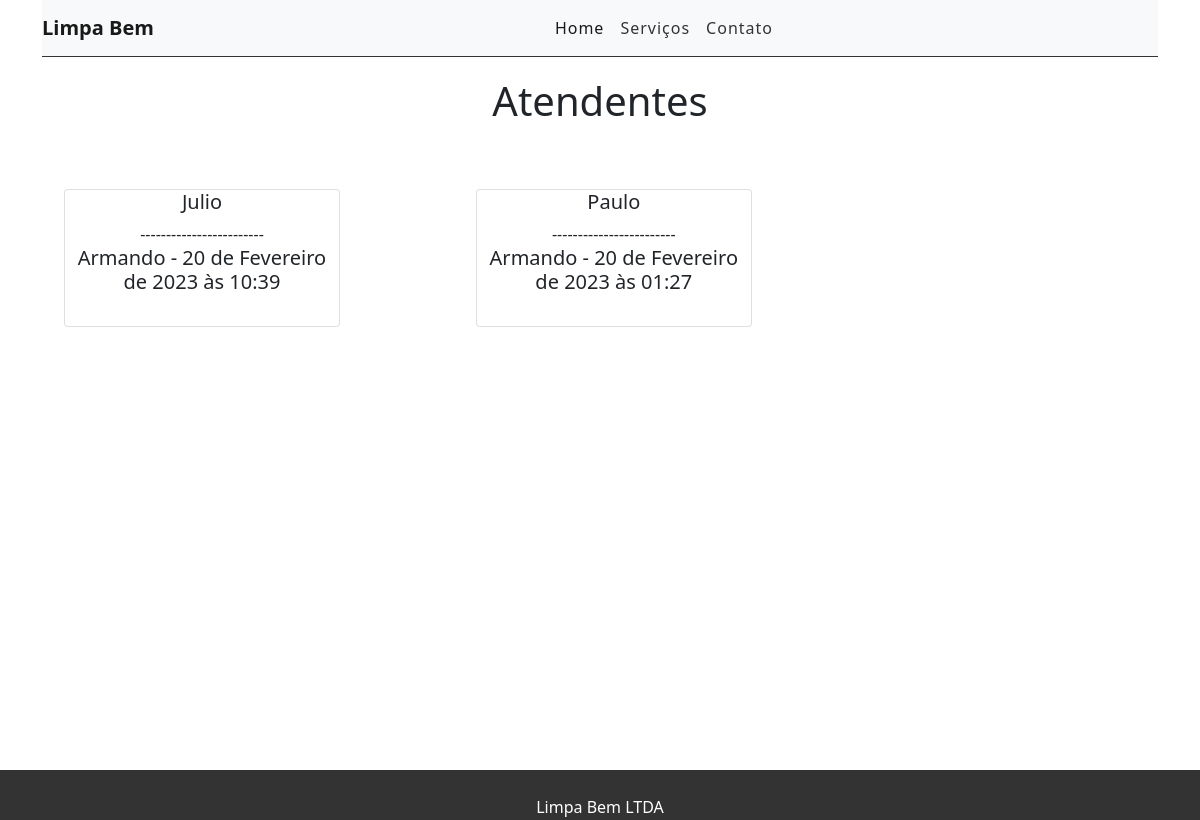
Page /funcionario/ver-atendentes/ on the committed database.
### atendimentos/models.py (models this page shows, shortened)
class Atendimento(models.Model):
    servico = models.ForeignKey(Servico, on_delete = models.CASCADE)
    atendente = models.ForeignKey(
                                settings.AUTH_USER_MODEL, on_delete=models.CASCADE,
                                limit_choices_to={'groups__name': 'Atendente'}, related_name='Atendente')
    helper = models.ForeignKey(
                                settings.AUTH_USER_MODEL, on_delete=models.CASCADE,
                                limit_choices_to={'groups__name': 'Helper'},  related_name='Helper')
    FORMA_PAGAMENTO = (
        ('D', 'Dinheiro'),
        ('P', 'PIX'),
        ('CD', 'Cartao Débito'),
        ('CC', 'Cartao Crédito')
    )
    formapgto = models.CharField(max_length= 2, choices=FORMA_PAGAMENTO,
                                    blank= False, null= False,
                                    default= 'D')
    GERENTE_DESCONTO = (
        ('S', 'Sim'),
        ('N', 'Não')
    )
    gerente_desc = models.CharField(max_length= 1,
                                    choices=GERENTE_DESCONTO, blank=False,
                                    null=False, default='N')
    valor = models.DecimalField(max_digits=10, decimal_places=2,
                                editable=False, default= 0.0)
    data_atendimento = models.DateTimeField(auto_now_add= True)
    data_agendada = models.DateTimeField(auto_now_add = False,
                                        blank= False, null= False)
    SITUACAO = (
        ('P', 'Pendente'),
        ('R', 'Realizado'),
        ('C', 'Cancelado')
    )
    situacao = models.CharField(max_length=1, choices=SITUACAO,
                                blank=False, null=False,
                                default='P')
    cliente = models.ForeignKey(Cliente, on_delete= models.CASCADE)

### clientes/models.py (models this page shows, shortened)
class Cliente(models.Model):
    nome = models.CharField(max_length= 255)
    telefone = models.CharField(max_length= 25)
    endereco = models.CharField(max_length=255)

### funcionarios/views.py (the view)
# urls.py: path('ver-atendentes/', views.verAtendentes, name='url_ver-atendentes'),
def verAtendentes(request):
    grupo = Group.objects.get(name='Atendente')
    atendentes = []
    for user in grupo.user_set.all():
        atendimentos = Atendimento.objects.filter(atendente=user)
        atendentes.append({
            'user': user,
            'atendimentos': atendimentos
        })
    data = {
        'atendentes': atendentes,
    }
    return render(request, 'verAtendentes.html', data)

### funcionarios/templates/verAtendentes.html (shortened to what this page needs)
{% extends 'base.html' %}
{%block content %}
{% if atendentes %}
<h1 class="title">Atendentes</h1>
<div class="servicos">
    <div class="row">
        {% for atendente in atendentes %}
        <div class="col-sm-6">
            <div class="card">
                    <h5 class="card-title">{{ atendente.user.username }}</h5>
                    ------------------------
                    {% for atendimento in atendente.atendimentos %}
                    <h5 class="card-title">{{ atendimento.cliente.nome }} - {{ atendimento.data_atendimento }}</h5>
                    {% endfor %}
                    <br>
            </div>
        </div>
        {% endfor %}
    </div>
</div>
{% endif %}
{% endblock %}

### static/css/style.css (style rules this page uses)
* { padding: 0; }
html, body { height: 100%; margin: 0; }
div.row { margin-left: 10px; padding: 0; }
.title { text-align: center; }
.col-sm-6 { text-align: center; margin-top: 5%; margin-right: 10%; width: 300px; }

### rows in the picture
Atendimento: cliente.nome "Armando", data_atendimento "20 de Fevereiro de 2023 às 10:39"
Atendimento: cliente.nome "Armando", data_atendimento "20 de Fevereiro de 2023 às 01:27"

### other values in the picture
{{ atendente.user.username }} "Julio"
{{ atendente.user.username }} "Paulo"
